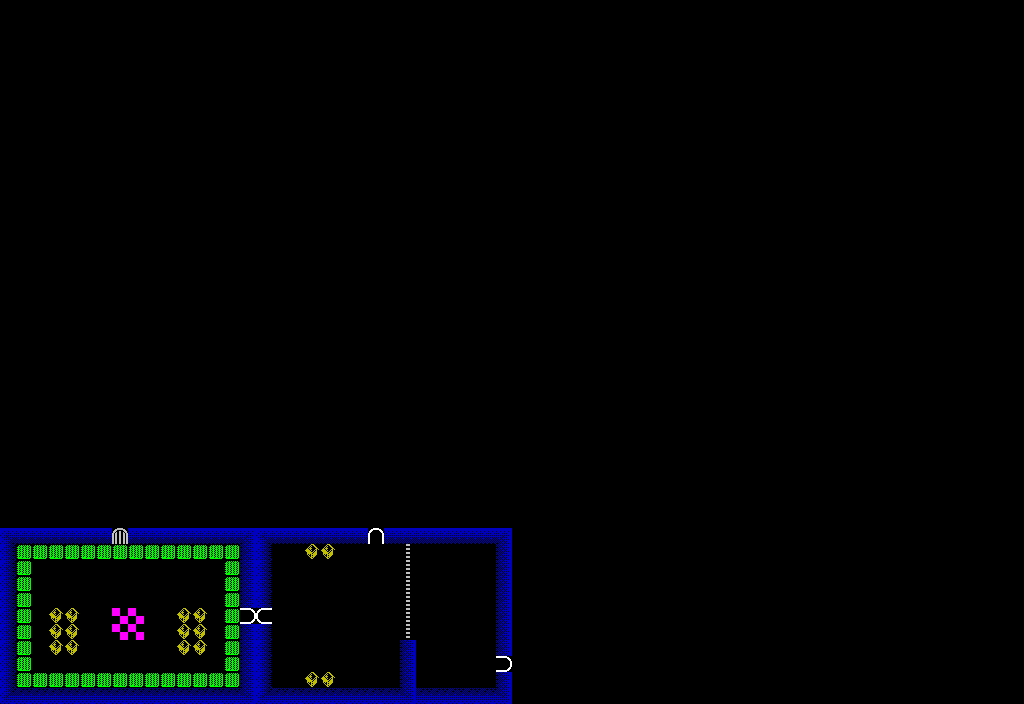

Below is a game level as drawn by its tile map, then a one-line description and the .tmx that defines it (tile-layer data replaced by summaries):
An orthogonal 64x44 tile map with 16x16 px tiles, 1 tile layer (Tiles) and 4 objects (2x Sprite, Text).

<map version="1.0" orientation="orthogonal" renderorder="right-down" width="64" height="44" tilewidth="16" tileheight="16" backgroundcolor="#000000" nextobjectid="7">
 <properties>
  <property name="destructible.colliding" value="true" />
 </properties>
 <tileset firstgid="1" name="warehouse" tilewidth="16" tileheight="16">
  <properties>
   <property name="asset" value="assets/tiles/warehouse.png" />
  </properties>
  <image source="../tiles/warehouse.png" width="96" height="64" />
  <tile id="0" />
  <tile id="1">
   <properties>
    <property name="colliding" value="true" />
   </properties>
  </tile>
  <tile id="2" />
  <tile id="3">
   <properties>
    <property name="colliding" value="true" />
   </properties>
  </tile>
  <tile id="4">
   <properties>
    <property name="colliding" value="true" />
   </properties>
  </tile>
  <tile id="5">
   <properties>
    <property name="colliding" value="true" />
   </properties>
  </tile>
  <tile id="6" />
  <tile id="7">
   <properties>
    <property name="colliding" value="true" />
   </properties>
  </tile>
  <tile id="8" />
  <tile id="9">
   <properties>
    <property name="colliding" value="true" />
   </properties>
  </tile>
  <tile id="10" />
  <tile id="11">
   <properties>
    <property name="colliding" value="true" />
   </properties>
  </tile>
  <tile id="12">
   <properties>
    <property name="groups" value="[&quot;colliding&quot;]" />
    <property name="health" value="1" />
    <property name="immovable" value="true" />
    <property name="object" value="destructible" />
   </properties>
  </tile>
  <tile id="13">
   <properties>
    <property name="colliding" value="true" />
   </properties>
  </tile>
  <tile id="14" />
  <tile id="15">
   <properties>
    <property name="colliding" value="true" />
   </properties>
  </tile>
  <tile id="16">
   <properties>
    <property name="colliding" value="true" />
   </properties>
  </tile>
  <tile id="17">
   <properties>
    <property name="colliding" value="true" />
   </properties>
  </tile>
  <tile id="18" />
  <tile id="19">
   <properties>
    <property name="colliding" value="true" />
   </properties>
  </tile>
  <tile id="20" />
  <tile id="21">
   <properties>
    <property name="groups" value="[&quot;colliding&quot;,&quot;permeable&quot;]" />
    <property name="immovable" value="true" />
    <property name="object" value="screen" />
   </properties>
  </tile>
  <tile id="22">
   <properties>
    <property name="groups" value="[&quot;colliding&quot;,&quot;permeable&quot;]" />
    <property name="immovable" value="true" />
    <property name="object" value="screen" />
   </properties>
  </tile>
  <tile id="23" />
 </tileset>
 <layer name="Tiles" width="64" height="44">
  <data>[2816 cells, 171 non-empty, 16 distinct tile ids]</data>
 </layer>
 <objectgroup name="Guides">
  <object id="1" x="256" y="528" width="256" height="176" />
 </objectgroup>
 <objectgroup name="Santa">
  <object id="3" name="santa" type="Sprite" x="128" y="624" />
 </objectgroup>
 <objectgroup name="Easter">
  <object id="5" name="easter" type="Sprite" x="160" y="624" />
 </objectgroup>
 <objectgroup name="Text">
  <object id="4" name="Level 1 - Warehouse 51" type="Text" x="48" y="576" width="160" height="32" />
 </objectgroup>
</map>